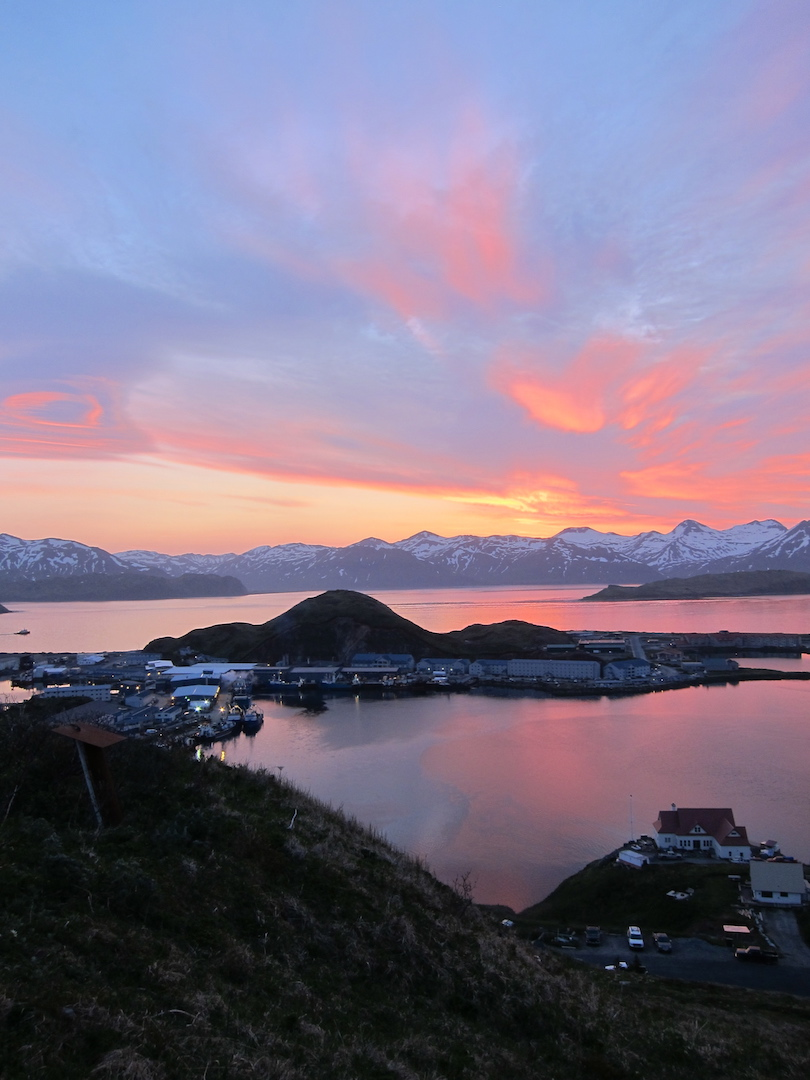
//> input picture image_stitching/input/2.jpg, 810 x 1080 px
$ ./stitch   (built with g++ and OpenCV 4)
//> lines starting //> are read from the running program, lines starting //| are printed output that depends on the picture
#include <opencv4/opencv2/opencv.hpp>
#include <opencv4/opencv2/highgui/highgui.hpp>
#include <opencv4/opencv2/imgproc/imgproc.hpp>
#include <opencv4/opencv2/core/core.hpp>
#include <iostream>

using namespace std;
using namespace cv;

int main(){
    Mat image1, image2;
    image1 = imread("/run/media/xafold/Games and Software/Task/utsavp/image_stitching/input/2.jpg"); // Query Image
//> image1 is the input picture: 1080 rows x 810 cols, CV_8UC3; mean B, G, R 135, 113.9, 123
    image2 = imread("/run/media/xafold/Games and Software/Task/utsavp/image_stitching/input/1.jpg"); // Train Image (image to be transformed)
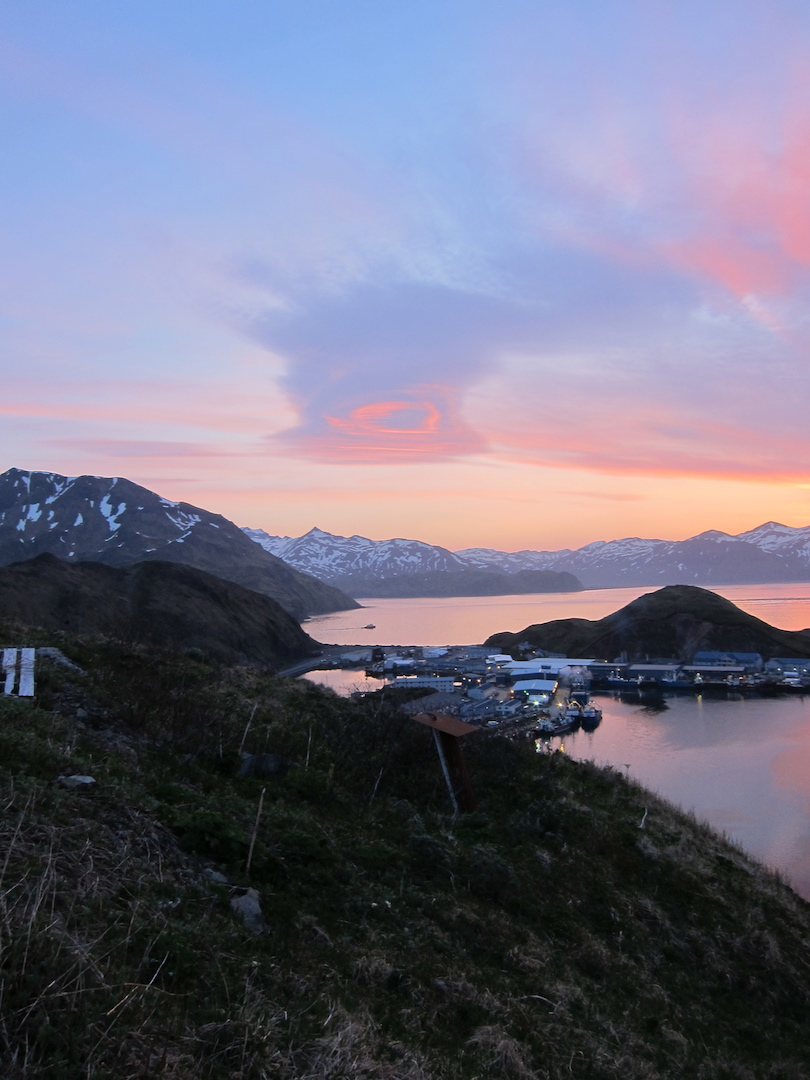
//> input picture image_stitching/input/1.jpg, 810 x 1080 px
//> image2 is the input picture: 1080 rows x 810 cols, CV_8UC3; mean B, G, R 131.4, 111.9, 112.6

    // Initializing the SIFT feature detector and extractor
    Ptr<SIFT> sift = SIFT::create();

    // Detecting the  keypoints and compute descriptors for both the input images
    vector<KeyPoint> keypoints1, keypoints2;
    Mat descriptors1, descriptors2;

    sift->detectAndCompute(image1, noArray(), keypoints1, descriptors1);
//> keypoints1 = 1084 keypoints; strongest (x, y, size): (117, 691, 1.9), (68, 685, 2), (198, 709, 2.8), (198, 754, 3.1)
    sift->detectAndCompute(image2, noArray(), keypoints2, descriptors2);
//> keypoints2 = 1357 keypoints; strongest (x, y, size): (460, 684, 2.1), (538, 745, 2.3), (415, 677, 1.9), (544, 696, 2.2)

    // Initializing the feature matcher using brute-force matching and matching the descriptor
    BFMatcher bf(NORM_L2, true);
    vector<DMatch> matches_bf;
    bf.match(descriptors1, descriptors2, matches_bf);
//> matches_bf = 470 matches

    // Sorting the matches by distance (lower distance are better)
    auto compareMatches = [](const DMatch& a, const DMatch& b) {
        return a.distance < b.distance;
    };

    sort(matches_bf.begin(), matches_bf.end(), compareMatches);

    // Drawing the top 40 matches
    int num_matches = 40;
    vector<char> matches_mask(matches_bf.size(), 0);  // Initializing the mask with zeros(for top 40 matches)
    for (int i = 0; i < num_matches; ++i) {
        matches_mask[i] = 1;
        }
    Mat image_matches_bf;
    drawMatches(image2, keypoints1, image1, keypoints2, matches_bf, image_matches_bf, Scalar::all(-1),
                    Scalar::all(-1), matches_mask, DrawMatchesFlags::NOT_DRAW_SINGLE_POINTS);
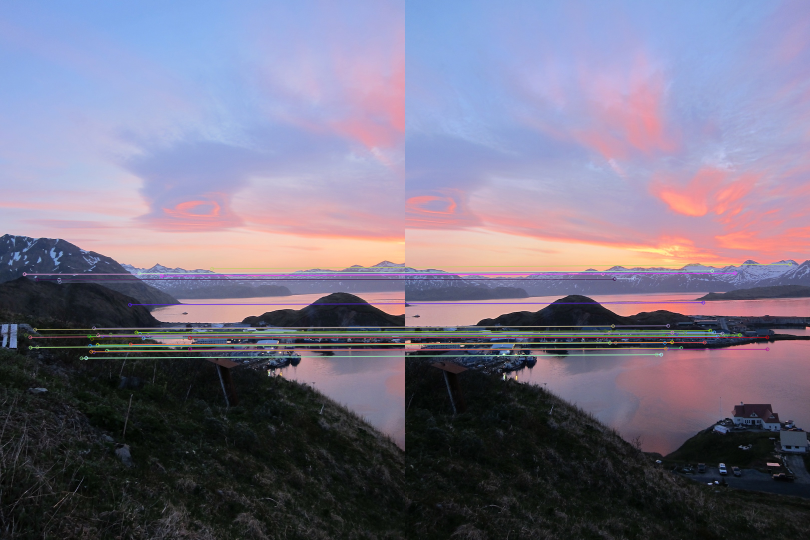
//> image_matches_bf: 1080 rows x 1620 cols, CV_8UC3 (shown at 1/2 size); mean B, G, R 134, 114.1, 119.3


    // Extracting the matched keypoints
    vector<Point2f> source_points, destination_points;
    for (const DMatch& match : matches_bf) {
        source_points.push_back(keypoints1[match.queryIdx].pt);
        destination_points.push_back(keypoints2[match.trainIdx].pt);
    }
//> after the loop, source_points = 470 Points (x, y), first 12: [48.78, 547.9], [332.1, 549], [180.2, 691.3], [259.6, 609], [213.7, 700.9], [60.18, 674.1], [194.9, 689.7], [301.7, 674.6], [278.4, 546.5], [328.7, 671.8], [180.2, 691.3], [272.4, 664.5]; destination_points = 470 Points (x, y), first 12: [395.3, 547.5], [670.1, 542.8], [519.1, 685.3], [596.2, 604.9], [552, 695.7], [407.9, 665.9], [533.6, 684], [641, 671.9], [613.9, 541.5], [669.1, 669.6], [519.1, 685.3], [610.1, 661]

    // Converting keypoints to Matrix for findHomography function
    Mat src_points_mat(source_points);
//> src_points_mat = 470 pairs, first value 2.67 to 802.5, second value 527.6 to 1068.6
    Mat dst_points_mat(destination_points);
//> dst_points_mat = 470 pairs, first value 2.32 to 804.6, second value 470.3 to 1076.6

    // Drawing the keypoints on both the input images
    Mat image1_keypoints, image2_keypoints;
    drawKeypoints(image1, keypoints1, image1_keypoints);
    drawKeypoints(image2, keypoints2, image2_keypoints);
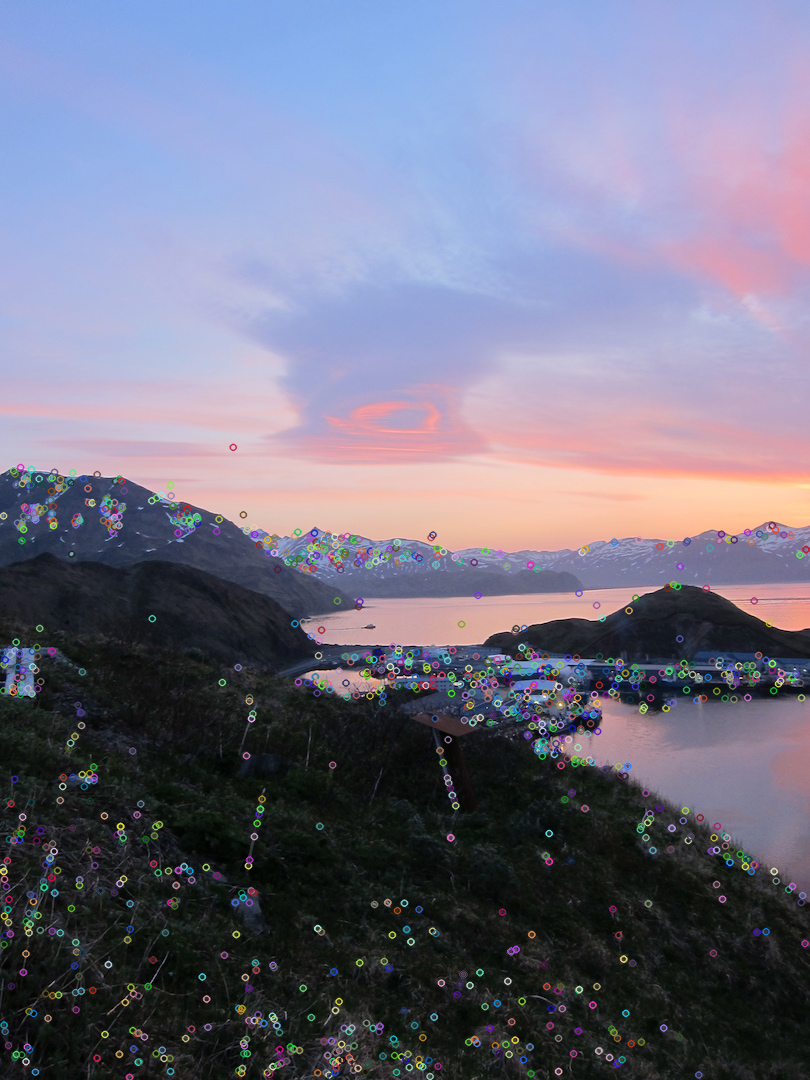
//> image2_keypoints: 1080 rows x 810 cols, CV_8UC3; mean B, G, R 132.7, 113.5, 114.3

    imwrite("/run/media/xafold/Games and Software/Task/utsavp/image_stitching/output/image_keypoint_1.png", image1_keypoints);
    imwrite("/run/media/xafold/Games and Software/Task/utsavp/image_stitching/output/image_keypoint_2.png", image2_keypoints);

    // Estimating the homography matrix using RANSAC algorithm
    Mat homography = findHomography(src_points_mat, dst_points_mat, RANSAC, 5.0);
//> homography = [[0.71, 0.06, 315.9], [-0.209, 0.907, 50.04], [-0.000345, -6.24e-06, 1]]

    // Print out the homography matrix
    cout << "Estimated Homography Matrix:" << endl;
    for (int i = 0; i < homography.rows; ++i) {
        for (int j = 0; j < homography.cols; ++j) {
            cout << homography.at<double>(i, j) << " ";
        }
        cout << endl;
    }

    int width, height;
    width = image1.cols + image2.cols*0.8;
//> width = 1458
    height = image2.rows;
//> height = 1080

    Mat result = Mat::zeros(height, width, image1.type());

    // Applying the perspective transformation to train (transformed image) image
    warpPerspective(image1, result, homography, result.size());
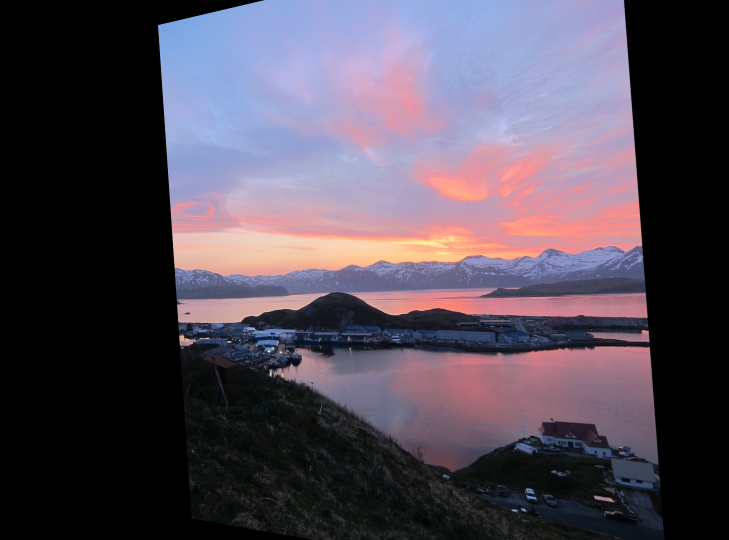
//> result: 1080 rows x 1458 cols, CV_8UC3 (shown at 1/2 size); mean B, G, R 86.1, 73.1, 81.6
    Mat result_stitch;
    result.copyTo(result_stitch);

    // Copying the contents of query image to the appropriate region in the result image
    Mat roi(result_stitch, Rect(0, 0, image2.cols, image2.rows));
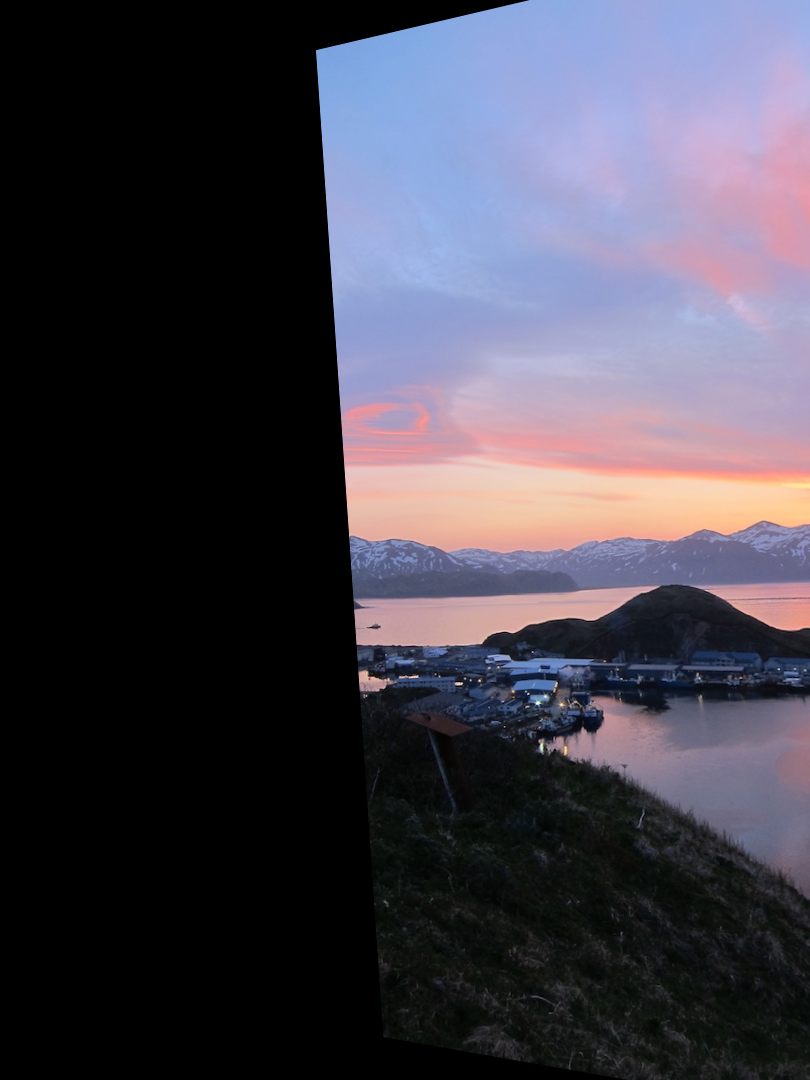
//> roi: 1080 rows x 810 cols, CV_8UC3; mean B, G, R 75.7, 64.2, 66.9
    image2.copyTo(roi);
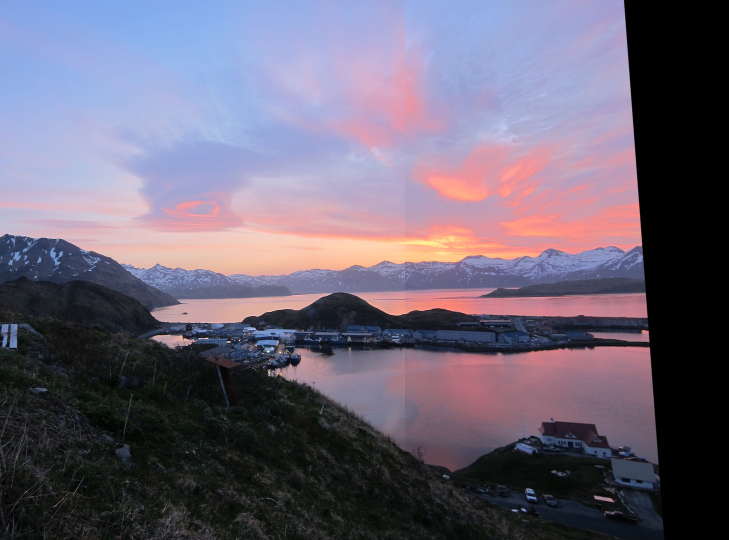
//> result_stitch: 1080 rows x 1458 cols, CV_8UC3 (shown at 1/2 size); mean B, G, R 117.1, 99.6, 106.9

    // Check sizes before blending
    cout << "Size of result: " << result.size() << endl;
//| Size of result: [1458 x 1080]
    cout << "Size of image2: " << image2.size() << endl;
//| Size of image2: [810 x 1080]

    resize(image2, image2, result.size());
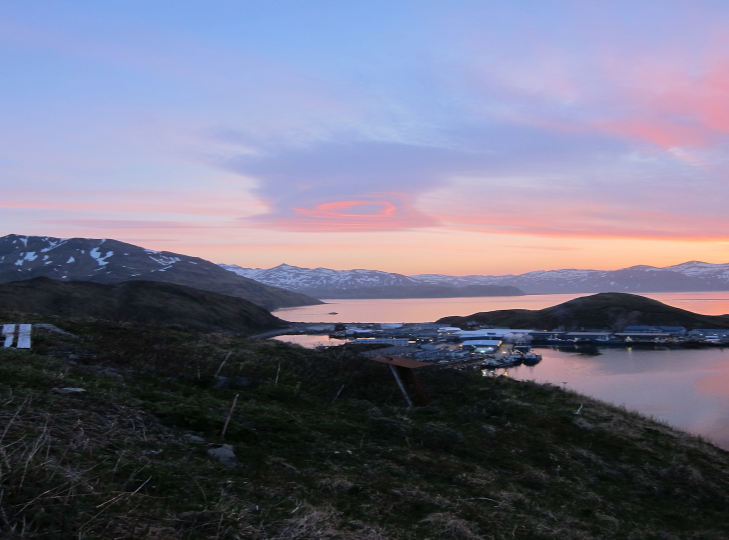
//> image2: 1080 rows x 1458 cols, CV_8UC3 (shown at 1/2 size); mean B, G, R 131.4, 111.9, 112.6
    double alpha = 0;
    Mat blended_image;
    addWeighted(result, alpha, image2, 1-alpha, 0, blended_image);

    imwrite("/run/media/xafold/Games and Software/Task/utsavp/image_stitching/output/brute_force_matched.png", image_matches_bf);
    imwrite("/run/media/xafold/Games and Software/Task/utsavp/image_stitching/output/homography_image.png", result);
    imwrite("/run/media/xafold/Games and Software/Task/utsavp/image_stitching/output/stitched_image1.png", result_stitch);
    imwrite("/run/media/xafold/Games and Software/Task/utsavp/image_stitching/output/blended_image1.png", blended_image);
    waitKey(0);
    destroyAllWindows();
    return 0;
}
